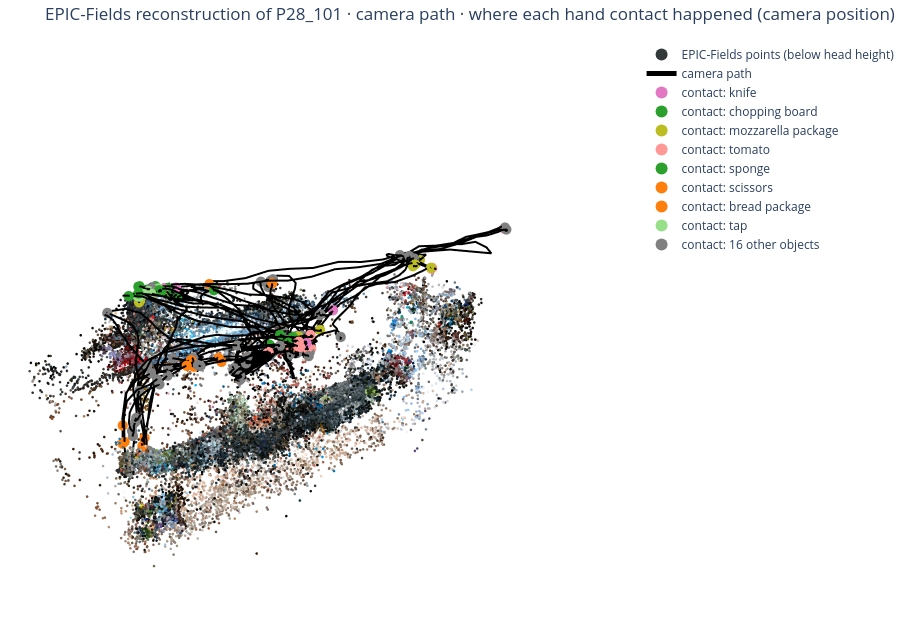

Notebook source saved alongside this figure:
### Markdown cell above
### 3D: EPIC-Fields points, camera path, and where each hand contact happened (hover a marker)

### Code cell
epic_3d_figure(kitchen, visor, EPIC_FPS)

### Figure 1 — Plotly figure (JSON) as saved in the notebook; plotly's stock layout.template omitted (floating-point values rounded to 4 significant figures; data arrays with more than 128 entries replaced by an {"elided": "..."} marker saying what was removed)
{"data": [{"marker": {"color": {"elided": "40000 str values"}, "size": 1.5}, "mode": "markers", "name": "EPIC-Fields points (below head height)", "type": "scatter3d", "visible": true, "x": {"elided": "40000 float values"}, "y": {"elided": "40000 float values"}, "z": {"elided": "40000 float values"}}, {"line": {"color": "black", "width": 4}, "mode": "lines", "name": "camera path", "type": "scatter3d", "x": {"elided": "3583 float values"}, "y": {"elided": "3583 float values"}, "z": {"elided": "3583 float values"}}, {"hoverinfo": "text", "marker": {"color": "rgb(227,119,194)", "size": 6}, "mode": "markers", "name": "contact: knife", "text": ["01:35 right hand → knife", "01:37 right hand → knife", "01:37 left hand → knife", "01:40 left hand → knife", "02:07 left hand → knife", "02:14 left hand → knife", "03:24 left hand → knife", "03:26 left hand → knife", "03:28 left hand → knife", "03:31 right hand → knife", "03:31 left hand → knife", "03:33 left hand → knife", "03:58 left hand → knife", "04:08 left hand → knife", "04:19 left hand → knife", "05:23 left hand → knife", "05:27 left hand → knife", "05:32 left hand → knife", "05:43 left hand → knife", "05:57 left hand → knife", "09:55 right hand → knife", "09:57 right hand → knife", "09:58 left hand → knife", "09:59 left hand → knife", "10:20 right hand → knife", "10:21 right hand → knife", "10:21 left hand → knife", "10:23 right hand → knife", "10:31 left hand → knife"], "type": "scatter3d", "x": [-2.644, -2.655, -2.655, -0.5077, -0.5016, -0.4961, -0.4787, -0.5074, -0.5182, -2.327, -2.327, -11.55, -0.1635, 0.09412, -0.3146, -0.4231, -0.5331, -0.4225, -0.5614, -0.5611, 0.4635, 0.6659, 0.2634, -0.008785, 0.4876, 0.3798, 0.3798, 0.2744, 0.615], "y": [-1.352, -1.454, -1.454, 2.336, 2.406, 2.377, 2.19, 2.367, 2.32, 1.567, 1.567, 1.438, 2.241, 2.083, 2.244, 2.503, 2.429, 2.298, 2.219, 2.112, -3.213, -3.19, -3.061, -2.829, -2.995, -2.931, -2.931, -2.875, -3.212], "z": [-0.1312, -0.2072, -0.2072, 0.04461, -0.05296, -0.1016, 0.02821, -0.2128, -0.1542, 0.02544, 0.02544, -0.229, -0.1531, 0.03718, 0.1338, -0.2498, -0.2091, -0.1803, -0.009893, 0.005914, -0.03359, -0.006216, -0.005757, -0.004098, 0.06766, 0.06632, 0.06632, 0.07049, -0.0402]}, {"hoverinfo": "text", "marker": {"color": "rgb(44,160,44)", "size": 6}, "mode": "markers", "name": "contact: chopping board", "text": ["00:54 right hand → chopping board", "00:55 left hand → chopping board", "00:58 left hand → chopping board", "00:59 left hand → chopping board", "01:27 left hand → chopping board", "01:58 right hand → chopping board", "01:59 right hand → chopping board", "03:03 right hand → chopping board", "06:52 right hand → chopping board", "08:44 right hand → chopping board", "08:44 left hand → chopping board", "08:46 right hand → chopping board", "08:46 left hand → chopping board", "10:00 right hand → chopping board", "10:00 left hand → chopping board", "10:01 right hand → chopping board", "10:01 left hand → chopping board", "10:45 right hand → chopping board", "10:45 left hand → chopping board", "10:47 right hand → chopping board", "10:50 right hand → chopping board", "10:50 left hand → chopping board", "10:54 left hand → chopping board", "11:00 right hand → chopping board", "11:00 left hand → chopping board", "11:08 right hand → chopping board", "11:09 right hand → chopping board"], "type": "scatter3d", "x": [1.318, 1.745, -0.1027, -0.3413, -0.1064, -0.2339, -0.2848, -0.654, -0.2577, 0.2659, 0.2659, -0.7792, -0.7792, 0.5955, 0.5955, 0.5279, 0.5279, 0.5506, 0.5506, 0.5774, 0.5405, 0.5405, 1.203, 0.5401, 0.5401, 1.045, 1.023], "y": [-2.788, -2.605, 1.746, 1.991, 2.067, 2.302, 2.327, 2.365, 2.181, 1.728, 1.728, -1.96, -1.96, -3.209, -3.209, -3.266, -3.266, -3.018, -3.018, -2.856, -2.783, -2.783, -2.984, -3.238, -3.238, -3.152, -3.255], "z": [0.3086, 0.4462, 0.2178, 0.1568, 0.118, 0.05, 0.02258, -0.1789, 0.07118, 0.07151, 0.07151, -0.05436, -0.05436, -0.02795, -0.02795, -0.07108, -0.07108, 0.01348, 0.01348, 0.1102, 0.09905, 0.09905, 0.08335, -0.04663, -0.04663, 0.3083, 0.2516]}, {"hoverinfo": "text", "marker": {"color": "rgb(188,189,34)", "size": 6}, "mode": "markers", "name": "contact: mozzarella package", "text": ["01:05 right hand → mozzarella package", "01:05 left hand → mozzarella package", "01:06 left hand → mozzarella package", "01:14 left hand → mozzarella package", "04:35 right hand → mozzarella package", "04:39 right hand → mozzarella package", "04:41 right hand → mozzarella package", "04:45 right hand → mozzarella package", "04:45 left hand → mozzarella package", "04:50 right hand → mozzarella package", "04:50 left hand → mozzarella package", "05:06 right hand → mozzarella package", "05:08 right hand → mozzarella package", "05:14 right hand → mozzarella package", "05:14 right hand → mozzarella package", "05:15 right hand → mozzarella package", "06:01 right hand → mozzarella package", "06:03 right hand → mozzarella package", "06:29 left hand → mozzarella package", "06:30 left hand → mozzarella package", "06:42 left hand → mozzarella package", "06:42 left hand → mozzarella package", "06:43 left hand → mozzarella package"], "type": "scatter3d", "x": [-6.577, -6.577, -6.635, -0.7554, -1.167, 0.5976, 0.7481, 1.01, 1.01, 1.047, 1.047, -0.5006, -0.4282, -0.2155, -0.1986, -0.3061, -0.4542, -0.4852, -0.2676, -0.1617, -6.987, -6.471, -6.334], "y": [1.847, 1.847, 1.852, 2.236, 2.191, -2.864, -3.0, -3.3, -3.3, -3.305, -3.305, 2.031, 2.109, 2.211, 2.187, 2.257, 2.244, 1.999, 1.805, 1.515, 1.092, 1.294, 1.312], "z": [0.01711, 0.01711, -0.002319, 0.1541, 0.117, 0.09215, 0.01374, -0.252, -0.252, -0.2923, -0.2923, 0.1251, 0.07, -0.02822, -0.01206, 0.006664, -0.01345, 0.1394, 0.09206, 0.1217, -0.09614, -0.01673, -0.02443]}, {"hoverinfo": "text", "marker": {"color": "rgb(255,152,150)", "size": 6}, "mode": "markers", "name": "contact: tomato", "text": ["01:03 left hand → tomato", "01:04 left hand → tomato", "01:06 right hand → tomato", "01:14 right hand → tomato", "01:55 left hand → tomato", "01:58 left hand → tomato", "01:59 left hand → tomato", "02:07 right hand → tomato", "02:14 right hand → tomato", "03:03 left hand → tomato", "03:58 right hand → tomato", "04:08 right hand → tomato", "04:19 right hand → tomato", "06:52 left hand → tomato", "07:06 right hand → tomato", "07:06 left hand → tomato", "07:16 right hand → tomato", "07:16 left hand → tomato", "07:29 right hand → tomato", "07:29 left hand → tomato"], "type": "scatter3d", "x": [-6.611, -6.599, -6.635, -0.7554, 1.142, -0.2339, -0.2848, -0.5016, -0.4961, -0.654, -0.1635, 0.09412, -0.3146, -0.2577, 0.5796, 0.5796, 0.5626, 0.5626, 0.6138, 0.6138], "y": [1.858, 1.848, 1.852, 2.236, -3.191, 2.302, 2.327, 2.406, 2.377, 2.365, 2.241, 2.083, 2.244, 2.181, 2.045, 2.045, 2.037, 2.037, 2.029, 2.029], "z": [-0.009102, -0.02209, -0.002319, 0.1541, 0.006892, 0.05, 0.02258, -0.05296, -0.1016, -0.1789, -0.1531, 0.03718, 0.1338, 0.07118, 0.1204, 0.1204, 0.05755, 0.05755, 0.08894, 0.08894]}, {"hoverinfo": "text", "marker": {"color": "rgb(44,160,44)", "size": 6}, "mode": "markers", "name": "contact: sponge", "text": ["10:03 right hand → sponge", "10:05 left hand → sponge", "10:07 left hand → sponge", "10:08 left hand → sponge", "10:10 left hand → sponge", "10:11 left hand → sponge", "10:15 left hand → sponge", "10:17 left hand → sponge", "10:20 left hand → sponge", "10:23 left hand → sponge", "10:38 left hand → sponge", "10:39 left hand → sponge", "10:47 left hand → sponge", "11:11 left hand → sponge", "11:11 left hand → sponge", "11:12 left hand → sponge", "11:13 left hand → sponge", "11:14 left hand → sponge", "11:15 left hand → sponge"], "type": "scatter3d", "x": [0.4031, 0.5796, 0.6728, 0.8362, 1.028, 1.116, 0.3461, 0.3039, 0.4876, 0.2744, 0.7925, 0.9087, 0.5774, 0.4698, 0.7725, 0.7739, 0.3876, 0.1112, 0.1911], "y": [-3.321, -3.225, -3.024, -2.947, -3.353, -3.267, -2.977, -2.95, -2.995, -2.875, -3.037, -3.052, -2.856, -3.217, -3.178, -3.242, -3.023, -2.925, -2.528], "z": [0.01345, 0.07991, 0.0993, 0.08272, -0.04481, -0.01245, 0.01188, 0.01171, 0.06766, 0.07049, 0.1431, 0.09351, 0.1102, 0.07773, 0.08955, 0.003057, 0.01261, -0.2099, -0.1691]}, {"hoverinfo": "text", "marker": {"color": "rgb(255,127,14)", "size": 6}, "mode": "markers", "name": "contact: scissors", "text": ["04:31 right hand → scissors", "04:39 left hand → scissors", "04:41 left hand → scissors", "05:03 left hand → scissors", "05:14 left hand → scissors", "05:14 left hand → scissors", "05:15 left hand → scissors", "09:49 right hand → scissors", "09:54 right hand → scissors", "09:54 left hand → scissors", "09:55 left hand → scissors", "09:55 left hand → scissors", "09:57 left hand → scissors", "10:15 right hand → scissors", "10:17 right hand → scissors", "10:27 left hand → scissors", "10:31 right hand → scissors"], "type": "scatter3d", "x": [-2.338, 0.5976, 0.7481, -0.7574, -0.2155, -0.1986, -0.3061, 0.3076, 0.6255, 0.6255, 0.6178, 0.4635, 0.6659, 0.3461, 0.3039, 0.6528, 0.615], "y": [-1.043, -2.864, -3.0, -2.151, 2.211, 2.187, 2.257, -2.972, -3.28, -3.28, -3.245, -3.213, -3.19, -2.977, -2.95, -3.312, -3.212], "z": [-0.05258, 0.09215, 0.01374, 0.08799, -0.02822, -0.01206, 0.006664, 0.02327, -0.01358, -0.01358, -0.01234, -0.03359, -0.006216, 0.01188, 0.01171, -0.1374, -0.0402]}, {"hoverinfo": "text", "marker": {"color": "rgb(255,127,14)", "size": 6}, "mode": "markers", "name": "contact: bread package", "text": ["00:04 left hand → bread package", "00:05 left hand → bread package", "00:10 right hand → bread package", "00:10 left hand → bread package", "00:15 right hand → bread package", "00:15 left hand → bread package", "00:19 right hand → bread package", "00:19 left hand → bread package", "00:20 right hand → bread package", "00:24 left hand → bread package", "00:33 left hand → bread package", "00:37 right hand → bread package", "00:37 left hand → bread package", "00:42 left hand → bread package", "00:43 left hand → bread package", "00:43 left hand → bread package"], "type": "scatter3d", "x": [3.843, 3.704, 1.902, 1.902, 1.854, 1.854, 2.535, 2.535, 2.541, 2.572, 2.734, 2.534, 2.534, 4.296, 4.464, 4.449], "y": [0.7528, 0.6687, 1.779, 1.779, 1.606, 1.606, 1.5, 1.5, 1.447, 1.446, 1.487, 1.399, 1.399, 0.7816, 0.9404, 1.039], "z": [-1.842, -1.702, 0.3091, 0.3091, 0.326, 0.326, 0.3301, 0.3301, 0.3668, 0.4007, 0.4446, 0.4718, 0.4718, -0.9097, -1.292, -1.189]}, {"hoverinfo": "text", "marker": {"color": "rgb(152,223,138)", "size": 6}, "mode": "markers", "name": "contact: tap", "text": ["01:43 right hand → tap", "01:44 right hand → tap", "01:55 right hand → tap", "08:48 right hand → tap", "08:52 right hand → tap", "09:48 left hand → tap", "09:49 left hand → tap", "10:10 right hand → tap", "10:11 right hand → tap", "10:25 left hand → tap", "10:36 left hand → tap", "10:41 right hand → tap", "10:54 right hand → tap", "10:54 right hand → tap", "11:06 right hand → tap", "11:12 right hand → tap"], "type": "scatter3d", "x": [1.083, 1.174, 1.142, 0.832, 0.807, 0.5179, 0.3076, 1.028, 1.116, 0.4555, 0.5241, 0.8767, 0.8443, 1.203, 0.756, 0.7739], "y": [-2.881, -3.02, -3.191, -2.902, -3.31, -2.988, -2.972, -3.353, -3.267, -3.158, -3.07, -3.31, -3.027, -2.984, -3.052, -3.242], "z": [0.1609, 0.135, 0.006892, 0.07255, -0.005325, 0.09944, 0.02327, -0.04481, -0.01245, 0.003556, 0.03022, 0.03986, 0.1219, 0.08335, 0.07096, 0.003057]}, {"hoverinfo": "text", "marker": {"color": "grey", "size": 6}, "mode": "markers", "name": "contact: 16 other objects", "text": ["01:18 left hand → garlic", "01:23 left hand → garlic", "02:26 right hand → garlic", "02:26 left hand → garlic", "02:41 right hand → garlic", "02:41 left hand → garlic", "02:51 right hand → garlic", "02:52 right hand → garlic", "03:24 right hand → garlic", "03:26 right hand → garlic", "03:28 right hand → garlic", "08:16 right hand → garlic", "08:16 left hand → garlic", "08:33 right hand → garlic", "08:33 left hand → garlic", "06:14 left hand → plastic package", "06:14 right hand → plastic package", "06:16 left hand → plastic package", "06:16 right hand → plastic package", "06:21 left hand → plastic package", "06:21 right hand → plastic package", "06:25 left hand → plastic package", "06:25 right hand → plastic package", "06:29 right hand → plastic package", "06:30 right hand → plastic package", "06:32 right hand → plastic package", "06:32 left hand → plastic package", "06:35 right hand → plastic package", "00:02 right hand → cupboard", "00:07 right hand → cupboard", "00:41 right hand → cupboard", "01:16 right hand → cupboard", "01:18 left hand → cupboard", "01:23 left hand → cupboard", "03:41 right hand → cupboard", "03:44 left hand → cupboard", "03:45 left hand → cupboard", "06:12 right hand → cupboard", "05:23 right hand → mozzarella", "05:27 right hand → mozzarella", "05:32 right hand → mozzarella", "05:43 right hand → mozzarella", "05:49 right hand → mozzarella", "05:49 left hand → mozzarella", "05:57 right hand → mozzarella", "05:58 right hand → mozzarella", "06:01 left hand → mozzarella", "06:03 left hand → mozzarella", "03:43 left hand → salt", "03:48 right hand → salt", "09:06 left hand → salt", "09:10 left hand → salt", "09:14 left hand → salt", "09:40 right hand → salt", "09:42 left hand → salt", "00:20 left hand → bread slice", "00:25 left hand → bread slice", "00:26 left hand → bread slice", "00:26 left hand → bread slice", "03:39 right hand → bread slice", "03:39 left hand → bread slice", "01:30 left hand → drawer", "01:32 right hand → drawer", "01:32 left hand → drawer", "01:35 left hand → drawer", "04:30 left hand → drawer", "10:05 right hand → dishwashing liquid", "10:07 right hand → dishwashing liquid", "10:08 right hand → dishwashing liquid", "10:38 right hand → dishwashing liquid", "10:39 right hand → dishwashing liquid", "00:46 left hand → plate", "00:47 left hand → plate", "00:50 right hand → plate", "00:50 left hand → plate", "08:56 right hand → towel", "08:56 left hand → towel", "09:00 right hand → towel", "09:00 left hand → towel", "01:01 right hand → fridge", "01:09 left hand → fridge", "06:41 right hand → fridge", "09:24 left hand → olive oil", "09:32 left hand → olive oil", "09:40 left hand → olive oil", "03:16 right hand → bin", "03:19 right hand → bin", "01:50 left hand → water", "02:52 left hand → garlic peel", "03:48 left hand → oil"], "type": "scatter3d", "x": [3.738, 3.864, -0.1985, -0.1985, -0.3119, -0.3119, -0.1144, -0.01424, -0.4787, -0.5074, -0.5182, 0.2627, 0.2627, 1.545, 1.545, 4.397, 4.397, 4.332, 4.332, -0.3901, -0.3901, -0.3254, -0.3254, -0.2676, -0.1617, -0.6111, -0.6111, -1.378, 3.185, 2.71, 3.356, 2.994, 3.805, 3.776, 3.263, 4.145, 4.015, 3.31, -0.4231, -0.5331, -0.4225, -0.5614, 1.288, 1.288, -0.5611, 0.4662, -0.4542, -0.4852, 4.118, 0.2399, 1.228, 1.203, 1.256, 2.815, 4.072, 2.541, 2.472, 2.555, 2.527, 1.232, 1.232, -2.596, -2.494, -2.494, -2.644, -2.103, 0.5796, 0.6728, 0.8362, 0.7925, 0.9087, 2.576, 2.595, 1.137, 1.137, -1.495, -1.495, -1.474, -1.474, -6.671, -6.607, -6.697, 1.363, 1.372, 3.663, -11.58, -11.52, 0.52, -0.01424, 0.2399], "y": [0.8382, 0.7091, 2.292, 2.292, 2.245, 2.245, 2.148, 2.211, 2.19, 2.367, 2.32, 1.981, 1.981, 2.031, 2.031, 0.8775, 0.8775, 0.8261, 0.8261, 1.593, 1.593, 1.552, 1.552, 1.805, 1.515, 2.059, 2.059, 2.766, 0.411, 0.8866, 1.088, 0.9887, 0.8196, 0.7409, 1.008, 0.9216, 0.8977, 0.7772, 2.503, 2.429, 2.298, 2.219, 1.978, 1.978, 2.112, 2.046, 2.244, 1.999, 0.8658, 2.116, 1.623, 1.641, 1.644, 0.7548, 1.096, 1.447, 1.404, 1.705, 1.768, 1.979, 1.979, -1.422, -1.414, -1.414, -1.352, -1.308, -3.225, -3.024, -2.947, -3.037, -3.052, -2.423, -2.376, 1.472, 1.472, 1.88, 1.88, 1.87, 1.87, 0.8819, 0.5429, 1.075, 1.563, 1.538, 0.6945, 1.452, 1.551, -3.283, 2.211, 2.116], "z": [-2.015, -2.026, -0.1463, -0.1463, -0.1085, -0.1085, -0.107, -0.1443, 0.02821, -0.2128, -0.1542, 0.006886, 0.006886, -0.1523, -0.1523, -2.3, -2.3, -2.296, -2.296, 0.1367, 0.1367, 0.07323, 0.07323, 0.09206, 0.1217, 0.1196, 0.1196, 0.04844, 0.1545, 0.3736, 0.1536, 0.04099, -2.011, -2.009, -0.07935, -1.247, -0.901, 0.1657, -0.2498, -0.2091, -0.1803, -0.009893, 0.07302, 0.07302, 0.005914, 0.03426, -0.01345, 0.1394, -1.132, 0.1961, -0.4838, -0.5677, -0.6154, 0.03086, -0.6313, 0.3668, 0.5153, 0.4854, 0.4723, 0.244, 0.244, -0.1922, -0.376, -0.376, -0.1312, -0.009332, 0.07991, 0.0993, 0.08272, 0.1431, 0.09351, 0.2933, 0.3273, 0.3149, 0.3149, 0.3476, 0.3476, 0.326, 0.326, 0.08437, 0.02551, 0.0455, -0.2331, -0.3306, -0.2364, -0.1953, -0.2245, -0.04858, -0.1443, 0.1961]}], "layout": {"height": 640, "legend": {"itemsizing": "constant"}, "margin": {"b": 0, "l": 0, "r": 0, "t": 40}, "scene": {"aspectmode": "data", "camera": {"eye": {"x": 1.5, "y": 1.5, "z": 1.3}, "up": {"x": 0, "y": 0, "z": 1}}, "xaxis": {"visible": false}, "yaxis": {"visible": false}, "zaxis": {"visible": false}}, "title": {"text": "EPIC-Fields reconstruction of P28_101 · camera path · where each hand contact happened (camera position)"}}}
